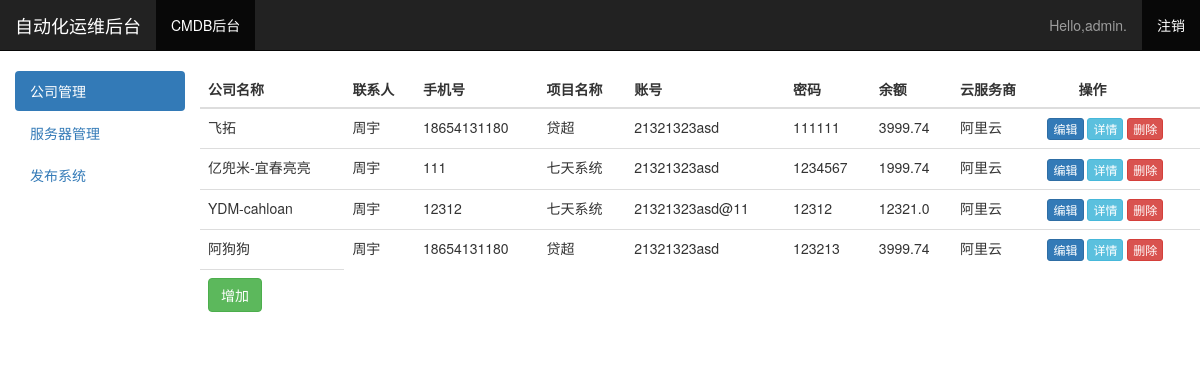
Screenshot of /cmdb/ (signed in) with the database file from the repository.
### cmdb/models.py (models this page shows, shortened)
class Company(models.Model):
    name=models.CharField(max_length=25,verbose_name='公司名称',unique=True)
    contactsusr=models.CharField(max_length=10,verbose_name='联系人')
    phonenumber=models.IntegerField(verbose_name='联系人手机号')
    projectname=models.CharField(max_length=20,verbose_name='项目名')
    account=models.CharField(max_length=30,verbose_name='登陆账号')
    password=models.CharField(max_length=30,verbose_name='登陆密码')
    balance=models.FloatField(max_length=10,verbose_name='账户余额')
    Cspname=models.ForeignKey(Csp)
    group=models.ForeignKey(Group)
    class Meta:
        verbose_name_plural ="公司"

class Csp(models.Model):
    owner = models.ForeignKey(User)
    name = models.CharField(max_length=40,verbose_name='云服务商名称')
    remark = models.CharField(max_length=50,verbose_name='备注')
    class Meta:
        verbose_name="云服务商"
        verbose_name_plural ="云服务商"
    def __str__(self):
        return self.name

### cmdb/views.py (the view)
@login_required
def index(request):
    companys = Company.objects.all()
    context = {"companys": companys}
    return render(request, 'cmdb/index.html', context)

### cmdb/templates/cmdb/index.html (shortened to what this page needs)
{% load bootstrap3 %}
<!DOCTYPE html>
<html lang="zh-CN">
<head>
</head>
{% bootstrap_css %}
<body>
<nav class="navbar navbar-inverse navbar-static-top">
    <div class="container-fluid">
        <div class="navbar-header">
            <a class="navbar-brand" href="{% url 'ops:index' %}">自动化运维后台</a>
        </div>
        <div id="navbar" class="navbar-collapse collapse">
            <ul class="nav navbar-nav">
                <li class="active"><a href="{% url 'cmdb:index' %}">CMDB后台</a></li>
            </ul>
            <ul class="nav navbar-nav navbar-right">
                {% if user.is_authenticated %}
                    <li><a>Hello,{{ user.username }}.</a></li>
                    <li class="active"><a href="{% url 'users:logout' %}">注销</a></li>
                {% else %}
                    <li class="active"><a href="{% url 'users:register' %}">注册</a></li>
                    <li class="active"><a href="{% url 'users:login' %}">登录</a></li>
                {% endif %}
            </ul>
        </div>
    </div>
</nav>
<div class="container-fluid">
    <div class="row">
        <div class="col-sm-3 col-md-2 sidebar">
            <ul class="nav nav-pills nav-stacked">
                <li role="presentation" class="active"><a href="{% url 'cmdb:company' %}">公司管理</a></li>
                <li role="presentation"><a href="{% url 'cmdb:server' %}">服务器管理</a></li>
                <li role="presentation"><a href="#">发布系统</a></li>
            </ul>
        </div>
        <div>
            <div class="table-responsive">
                <table class="table table-hover">
                    <thead class="text-center">
                    <tr>
                        <th>公司名称</th>
                        <th>联系人</th>
                        <th>手机号</th>
                        <th>项目名称</th>
                        <th>账号</th>
                        <th>密码</th>
                        <th>余额</th>
                        <th>云服务商</th>
                        <th>&nbsp&nbsp&nbsp&nbsp&nbsp&nbsp&nbsp&nbsp操作</th>
                    </tr>
                    </thead>
                    <tbody>
                    {% for company in companys %}
                        <tr>
                            <td>{{ company.name }}</td>
                            <td>{{ company.contactsusr }}</td>
                            <td>{{ company.phonenumber }}</td>
                            <td>{{ company.projectname }}</td>
                            <td>{{ company.account }}</td>
                            <td>{{ company.password }}</td>
                            <td>{{ company.balance }}</td>
                            <td>{{ company.Cspname }}</td>
                            <td><a class="btn btn-primary btn-xs" href="{% url 'cmdb:edit_company' company.id %}">编辑</a>
                                <a class="btn btn-info btn-xs" href="{% url 'cmdb:show_company' company.id %}">详情</a>
                                <a class="btn btn-danger btn-xs" href="{% url 'cmdb:del_company' company.id %}">删除</a>
                            </td>
                        </tr>
                    {% endfor %}
                    <tr>
                        <td><a class="btn btn-success" href="{% url 'cmdb:new_company' %}">增加</a></td>
                    </tr>
                    </tbody>
                </table>
            </div>
        </div>
    </div>
</div>
</body>
</html>

### rows the page displays
Company: name "飞拓", contactsusr "周宇", phonenumber "18654131180", projectname "贷超", account "21321323asd", password "111111", balance "3999.74", Cspname "阿里云"
Company: name "亿兜米-宜春亮亮", contactsusr "周宇", phonenumber "111", projectname "七天系统", account "21321323asd", password "1234567", balance "1999.74", Cspname "阿里云"
Company: name "YDM-cahloan", contactsusr "周宇", phonenumber "12312", projectname "七天系统", account "21321323asd@11", password "12312", balance "12321.0", Cspname "阿里云"
Company: name "阿狗狗", contactsusr "周宇", phonenumber "18654131180", projectname "贷超", account "21321323asd", password "123213", balance "3999.74", Cspname "阿里云"

### other values shown
{{ user.username }} "admin"
